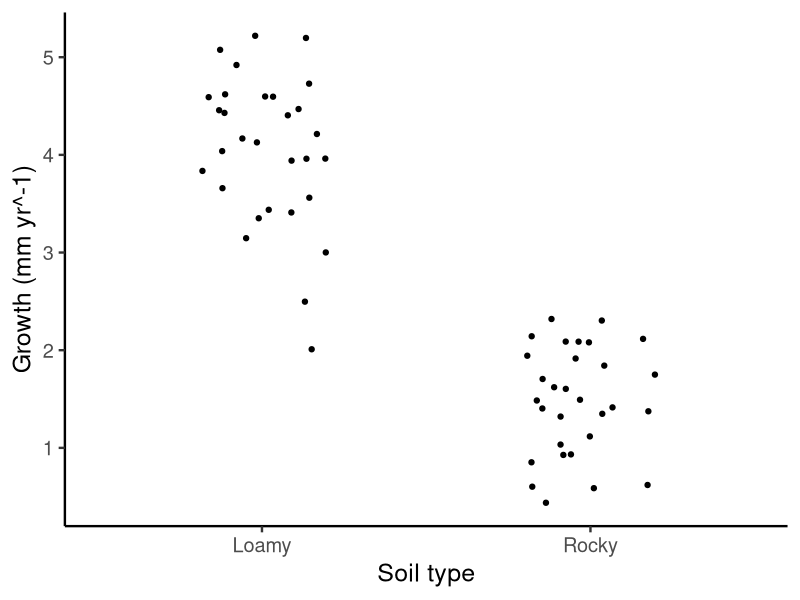
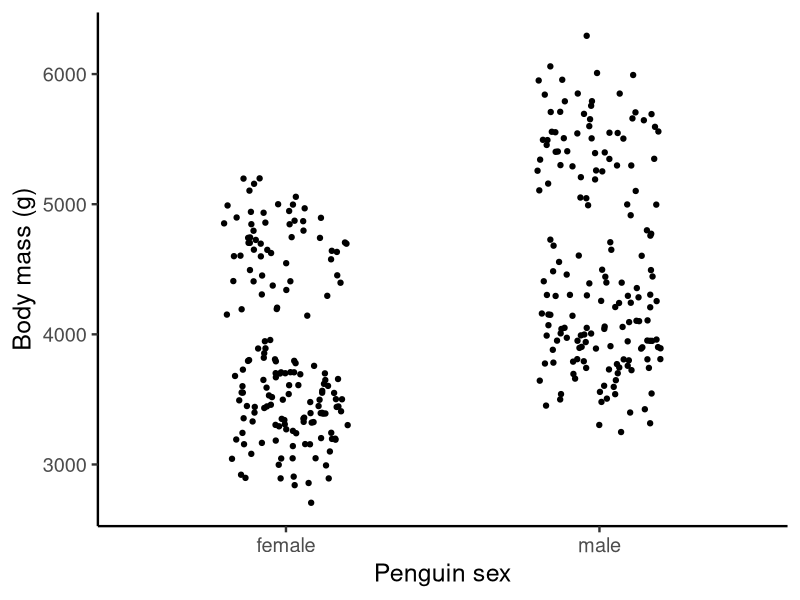
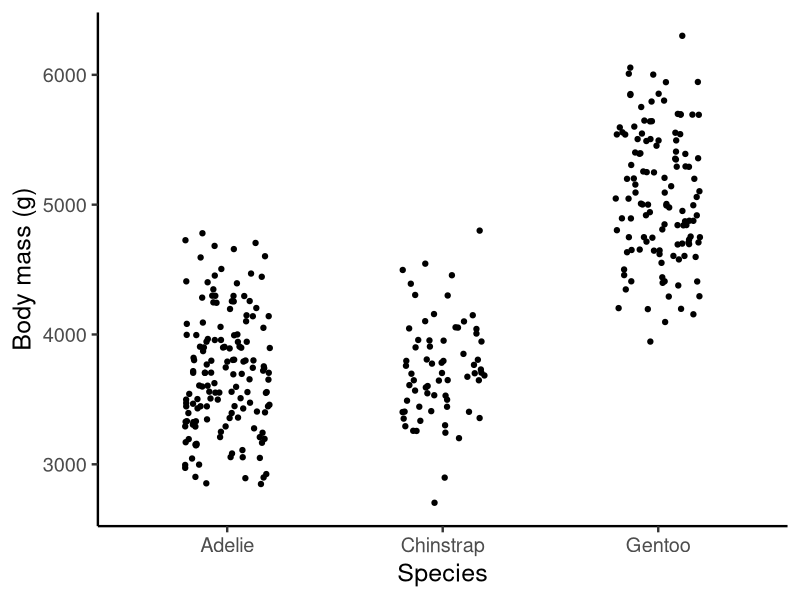
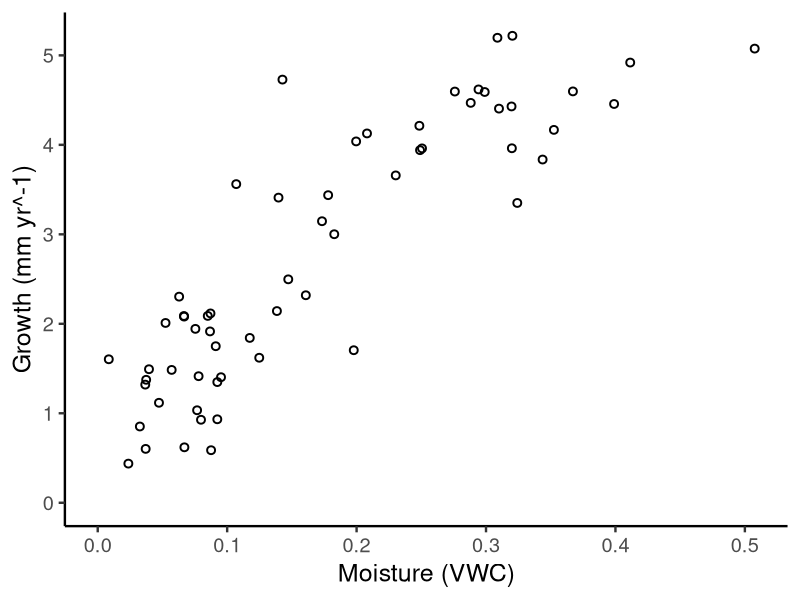
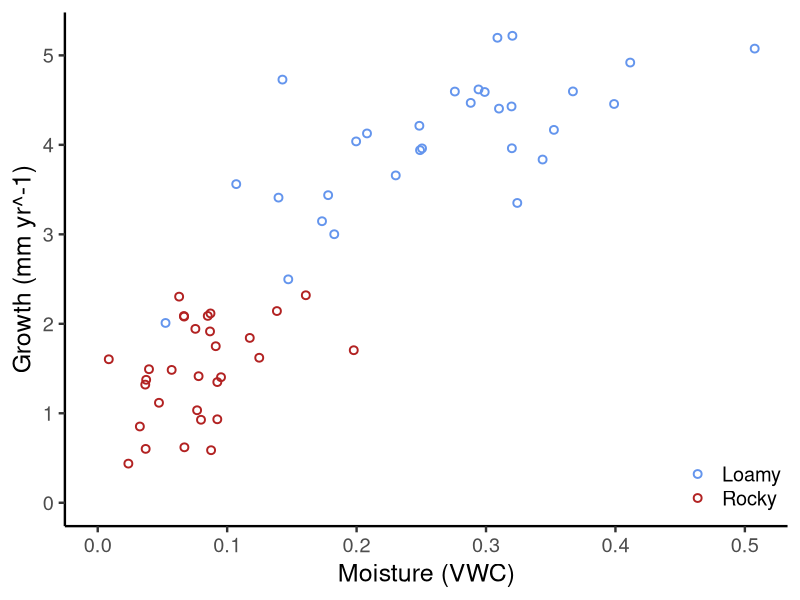
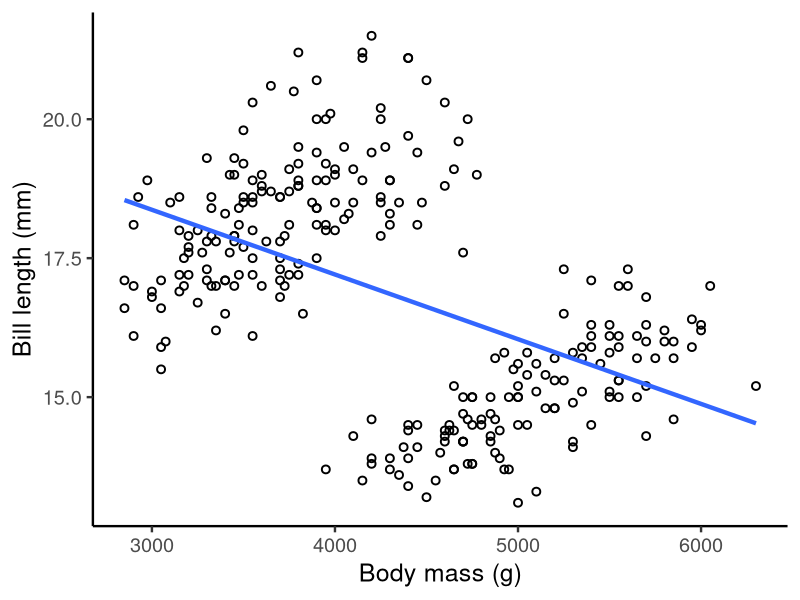
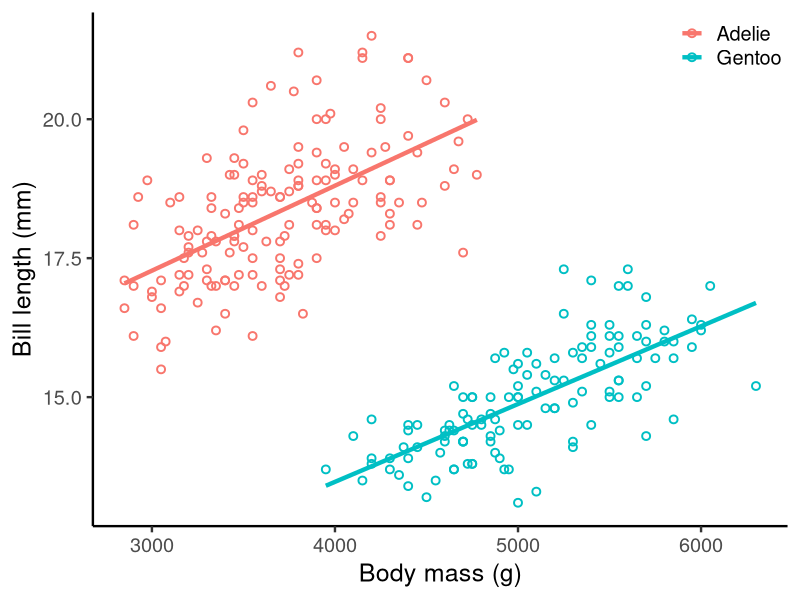

These figures' R source, in order:
library(tidyverse)
theme_set(theme_classic(18))
set.seed(321)

# Oak example

# Number of oaks
n <- 60

# simulate data
beta_0 <- 2.5   # intercept
beta_1 <- -1.5   # soil = rocky
beta_2 <- 6   # moisture
sigma <- 0.6
oak_data <- tibble(
  soil = rep(c("Loamy", "Rocky"), each = n / 2),
  moisture_vwc = rbeta(n, 
                       shape1 = ifelse(soil == "Loamy", 4.3, 3.2),
                       shape2 = ifelse(soil == "Loamy", 12, 40)),
  growth_mean = beta_0 + beta_1 * (soil == "Rocky") + beta_2 * moisture_vwc,
  growth_mm_yr = rnorm(n, growth_mean, sigma)
)


# growth by soil
ggplot(oak_data, aes(soil, growth_mm_yr)) +
  geom_jitter(width = 0.2) +
  labs(x = "Soil type",
       y = "Growth (mm yr^-1)")

summary(lm(growth_mm_yr ~ soil, data = oak_data))


## Example for students
library(palmerpenguins)
ggplot(drop_na(penguins, sex), aes(sex, body_mass_g)) +
  geom_jitter(width = 0.2) +
  labs(x = "Penguin sex",
       y = "Body mass (g)")

summary(lm(body_mass_g ~ sex, data = penguins))

ggplot(drop_na(penguins, species, body_mass_g), aes(species, body_mass_g)) +
  geom_jitter(width = 0.2) +
  labs(x = "Species",
       y = "Body mass (g)")

summary(lm(body_mass_g ~ species, data = penguins))


betas <- tibble(
  soil = c("Loamy", "Rocky"),
  beta_0 = c(beta_0, beta_0 + beta_1),
  beta_2 = c(beta_2, beta_2)
)

# Continuous predictor
ggplot(oak_data, aes(moisture_vwc, growth_mm_yr)) +
  geom_point(shape = 21, size = 2, stroke = 1) +
  labs(x = "Moisture (VWC)",
       y = "Growth (mm yr^-1)") +
  expand_limits(x = 0, y = 0) 

ggplot(oak_data, aes(moisture_vwc, growth_mm_yr, color = soil)) +
  geom_point(shape = 21, size = 2, stroke = 1) +
  scale_color_manual(values = c("cornflowerblue", "firebrick")) +
  labs(x = "Moisture (VWC)",
       y = "Growth (mm yr^-1)") +
  expand_limits(x = 0, y = 0) +
  theme(legend.position = "inside",
        legend.position.inside = c(1, 0),
        legend.justification = c(0.95, -0.05),
        legend.title = element_blank())
  

# Example OLS regression
oak_mod1 <- lm(growth_mm_yr ~ moisture_vwc, data = oak_data)
summary(oak_mod1)
oak_mod2 <- lm(growth_mm_yr ~ moisture_vwc + soil, data = oak_data)
summary(oak_mod2)


# Confounding variables (Ditch)
penguins2 <- filter(penguins, species != "Chinstrap")
ggplot(penguins2, aes(body_mass_g, bill_depth_mm)) +
  geom_point(shape = 21, size = 2, stroke = 1) +
  geom_smooth(method = "lm", se = FALSE, linewidth = 1.5) +
  labs(x = "Body mass (g)",
       y = "Bill length (mm)")

summary(lm(bill_depth_mm ~ body_mass_g, data = penguins2))

ggplot(penguins2, aes(body_mass_g, bill_depth_mm, color = species)) +
  geom_point(shape = 21, size = 2, stroke = 1) +
  geom_smooth(method = "lm", se = FALSE, linewidth = 1.5, formula = y~x) +
  
  labs(x = "Body mass (g)",
       y = "Bill length (mm)") +
  theme(legend.position = "inside",
        legend.position.inside = c(1, 1),
        legend.justification = c(0.95, 0.95),
        legend.title = element_blank())

summary(lm(bill_length_mm ~ body_mass_g + species, data = penguins2))
  
  
